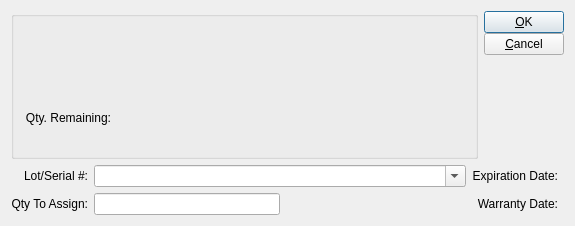
<?xml version="1.0" encoding="UTF-8"?>
<ui version="4.0">
 <comment>This file is part of the xTuple ERP: PostBooks Edition, a free and
open source Enterprise Resource Planning software suite,
Copyright (c) 1999-2018 by OpenMFG LLC, d/b/a xTuple.
It is licensed to you under the Common Public Attribution License
version 1.0, the full text of which (including xTuple-specific Exhibits)
is available at www.xtuple.com/CPAL.  By using this software, you agree
to be bound by its terms.</comment>
 <class>createLotSerial</class>
 <widget class="QDialog" name="createLotSerial">
  <property name="geometry">
   <rect>
    <x>0</x>
    <y>0</y>
    <width>575</width>
    <height>226</height>
   </rect>
  </property>
  <property name="windowTitle">
   <string>Create Lot/Serial #</string>
  </property>
  <layout class="QGridLayout" name="gridLayout">
   <item row="0" column="0" colspan="4">
    <layout class="QHBoxLayout" name="horizontalLayout_2">
     <item>
      <widget class="QGroupBox" name="_itemGroup">
       <property name="title">
        <string/>
       </property>
       <layout class="QGridLayout">
        <item row="0" column="0" colspan="3">
         <widget class="ItemCluster" name="_item">
          <property name="enabled">
           <bool>true</bool>
          </property>
         </widget>
        </item>
        <item row="1" column="0">
         <widget class="QLabel" name="_qtyRemainingLit">
          <property name="text">
           <string>Qty. Remaining:</string>
          </property>
          <property name="alignment">
           <set>Qt::AlignRight|Qt::AlignTrailing|Qt::AlignVCenter</set>
          </property>
         </widget>
        </item>
        <item row="1" column="1">
         <widget class="XLabel" name="_qtyRemaining">
          <property name="minimumSize">
           <size>
            <width>80</width>
            <height>0</height>
           </size>
          </property>
          <property name="text">
           <string/>
          </property>
          <property name="alignment">
           <set>Qt::AlignRight|Qt::AlignTrailing|Qt::AlignVCenter</set>
          </property>
         </widget>
        </item>
        <item row="1" column="2">
         <spacer>
          <property name="orientation">
           <enum>Qt::Horizontal</enum>
          </property>
          <property name="sizeHint" stdset="0">
           <size>
            <width>40</width>
            <height>20</height>
           </size>
          </property>
         </spacer>
        </item>
       </layout>
      </widget>
     </item>
     <item>
      <layout class="QVBoxLayout">
       <property name="spacing">
        <number>0</number>
       </property>
       <item>
        <widget class="QPushButton" name="_assign">
         <property name="text">
          <string>&amp;OK</string>
         </property>
         <property name="autoDefault">
          <bool>true</bool>
         </property>
         <property name="default">
          <bool>true</bool>
         </property>
        </widget>
       </item>
       <item>
        <widget class="QPushButton" name="_close">
         <property name="text">
          <string>&amp;Cancel</string>
         </property>
        </widget>
       </item>
       <item>
        <spacer>
         <property name="orientation">
          <enum>Qt::Vertical</enum>
         </property>
         <property name="sizeType">
          <enum>QSizePolicy::Expanding</enum>
         </property>
         <property name="sizeHint" stdset="0">
          <size>
           <width>20</width>
           <height>0</height>
          </size>
         </property>
        </spacer>
       </item>
      </layout>
     </item>
    </layout>
   </item>
   <item row="1" column="0">
    <widget class="QLabel" name="_lotSerialLit">
     <property name="text">
      <string>Lot/Serial #:</string>
     </property>
     <property name="alignment">
      <set>Qt::AlignRight|Qt::AlignTrailing|Qt::AlignVCenter</set>
     </property>
    </widget>
   </item>
   <item row="1" column="1">
    <widget class="XComboBox" name="_lotSerial">
     <property name="editable">
      <bool>true</bool>
     </property>
    </widget>
   </item>
   <item row="1" column="2">
    <widget class="QLabel" name="_expirationDateLit">
     <property name="text">
      <string>Expiration Date:</string>
     </property>
     <property name="alignment">
      <set>Qt::AlignRight|Qt::AlignTrailing|Qt::AlignVCenter</set>
     </property>
    </widget>
   </item>
   <item row="1" column="3">
    <widget class="DLineEdit" name="_expiration"/>
   </item>
   <item row="2" column="0">
    <widget class="QLabel" name="_qtyToAssignLit">
     <property name="text">
      <string>Qty To Assign:</string>
     </property>
     <property name="alignment">
      <set>Qt::AlignRight|Qt::AlignTrailing|Qt::AlignVCenter</set>
     </property>
    </widget>
   </item>
   <item row="2" column="1">
    <layout class="QHBoxLayout" name="horizontalLayout">
     <item>
      <widget class="XLineEdit" name="_qtyToAssign"/>
     </item>
     <item>
      <spacer name="horizontalSpacer">
       <property name="orientation">
        <enum>Qt::Horizontal</enum>
       </property>
       <property name="sizeHint" stdset="0">
        <size>
         <width>40</width>
         <height>20</height>
        </size>
       </property>
      </spacer>
     </item>
    </layout>
   </item>
   <item row="2" column="2">
    <widget class="QLabel" name="_warrantyDateLit">
     <property name="text">
      <string>Warranty Date:</string>
     </property>
     <property name="alignment">
      <set>Qt::AlignRight|Qt::AlignTrailing|Qt::AlignVCenter</set>
     </property>
    </widget>
   </item>
   <item row="2" column="3">
    <widget class="DLineEdit" name="_warranty"/>
   </item>
  </layout>
 </widget>
 <layoutdefault spacing="6" margin="11"/>
 <customwidgets>
  <customwidget>
   <class>DLineEdit</class>
   <extends>QWidget</extends>
   <header>datecluster.h</header>
   <container>1</container>
  </customwidget>
  <customwidget>
   <class>ItemCluster</class>
   <extends>QWidget</extends>
   <header>itemcluster.h</header>
   <container>1</container>
  </customwidget>
  <customwidget>
   <class>XComboBox</class>
   <extends>QComboBox</extends>
   <header>xcombobox.h</header>
  </customwidget>
  <customwidget>
   <class>XLabel</class>
   <extends>QLabel</extends>
   <header>xlabel.h</header>
  </customwidget>
  <customwidget>
   <class>XLineEdit</class>
   <extends>QLineEdit</extends>
   <header>xlineedit.h</header>
   <container>1</container>
  </customwidget>
 </customwidgets>
 <tabstops>
  <tabstop>_lotSerial</tabstop>
  <tabstop>_qtyToAssign</tabstop>
  <tabstop>_expiration</tabstop>
  <tabstop>_warranty</tabstop>
 </tabstops>
 <resources/>
 <connections>
  <connection>
   <sender>_close</sender>
   <signal>clicked()</signal>
   <receiver>createLotSerial</receiver>
   <slot>reject()</slot>
   <hints>
    <hint type="sourcelabel">
     <x>20</x>
     <y>20</y>
    </hint>
    <hint type="destinationlabel">
     <x>20</x>
     <y>20</y>
    </hint>
   </hints>
  </connection>
 </connections>
</ui>
